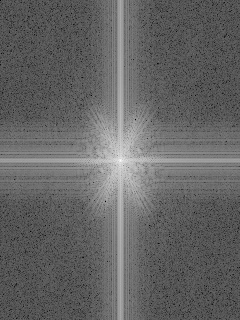
#> input picture 03. frequencia/images/Agucar_(0)_r_frequency.jpg, 240 x 320 px
$ python -i image.py   (imports and definitions only)
#> lines starting #> are read from the running program, lines starting #| are printed output that depends on the picture
#> further down, picture is the input picture: shape (320, 240, 3); min 0, max 254, mean 100.5
import setting.constant as const
import numpy as np
import cv2

# [35 lines left out: functions overlay, light, threshold, gauss_filter, median_filter, not called in this run]

def equalize_light(image, limit=3, grid=(7,7), gray=False):
#> called with limit = 3, grid = (7, 7), gray = False
    if (len(image.shape) == 2):
        image = cv2.cvtColor(image, cv2.COLOR_GRAY2BGR)
        gray = True

    clahe = cv2.createCLAHE(clipLimit=limit, tileGridSize=grid)
    lab = cv2.cvtColor(image, cv2.COLOR_BGR2LAB)
#> lab: shape (320, 240, 3); mean of channels 0, 1, 2 108.1, 128, 128
    l, a, b = cv2.split(lab)
#> a: shape (320, 240); every value is 128

    cl = clahe.apply(l)
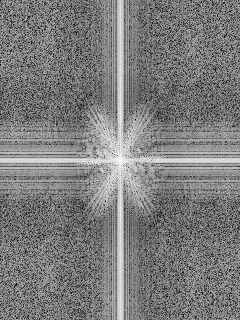
#> cl: shape (320, 240); min 0, max 255, mean 124.7
    limg = cv2.merge((cl,a,b))
#> limg: shape (320, 240, 3); mean of channels 0, 1, 2 124.7, 128, 128

    image = cv2.cvtColor(limg, cv2.COLOR_LAB2BGR)
    if gray:
        image = cv2.cvtColor(image, cv2.COLOR_BGR2GRAY)

    return np.uint8(image)

# [19 lines left out: functions back_in_black, edges, not called in this run]

def equalize_hist(image):
    image = cv2.equalizeHist(image)
    return np.uint8(image)

# [40 lines left out: function otsu, not called in this run]

>>> import cv2
>>> picture = cv2.imread('../../../03. frequencia/images/Agucar_(0)_r_frequency.jpg')
>>> result = equalize_light(picture)
